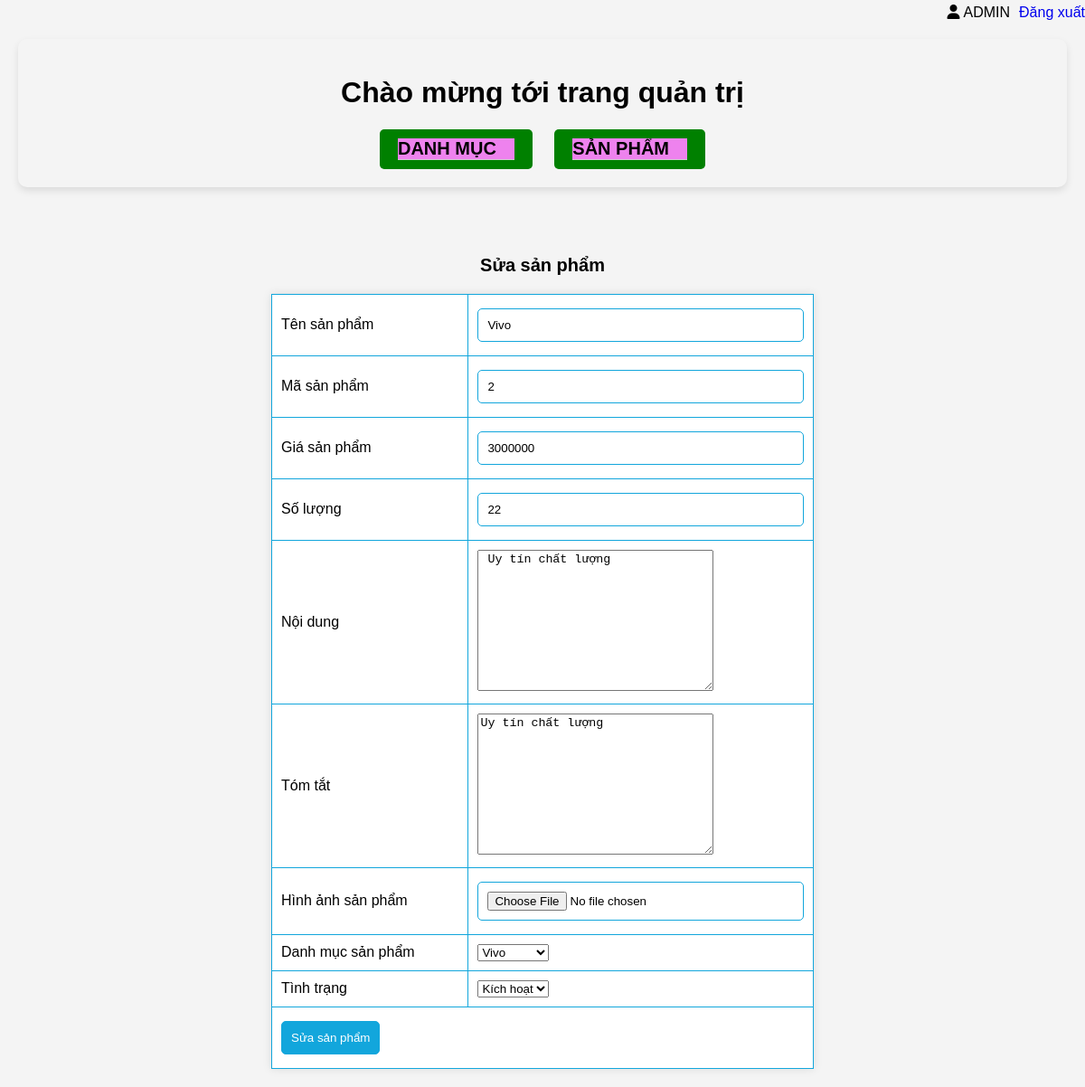
/admin/index.php?action=quanlisanpham&query=edit&idproduct=132 (signed in), run on the app's committed database.
### tables this page shows
CREATE TABLE IF NOT EXISTS `tbl_product` (
  `id_product` int(11) NOT NULL AUTO_INCREMENT,
  `nameproduct` varchar(250) NOT NULL,
  `productcode` varchar(100) NOT NULL,
  `priceproduct` varchar(50) NOT NULL,
  `quantity` int(11) NOT NULL,
  `content` text NOT NULL,
  `summary` tinytext NOT NULL,
  `picture` varchar(50) NOT NULL,
  `status` int(11) NOT NULL,
  `id_category` int(11) NOT NULL,
  PRIMARY KEY (`id_product`),
  KEY `LK_1` (`id_category`)
);

### admin/module/quanlisanpham/sua.php (the view, shortened to what this page needs)
<?php
    $sql_sua_sp = "SELECT * FROM tbl_product WHERE id_product = '$_GET[idproduct]' LIMIT 1";
    $query_sua_sp =  mysqli_query($mysqli,$sql_sua_sp);
?>
<h3 class="section-header">Sửa sản phẩm</h3>
<table class="custom-table" border="1">
        <?php
        while($row = mysqli_fetch_array($query_sua_sp)){
        ?>
        <form class="form-container" method="POST" action="module/quanlisanpham/xuly.php?idproduct=<?php echo $row['id_product'] ?>" enctype="multipart/form-data">
        <tr>
            <td>Tên sản phẩm</td>
            <td><input class="input-field" value="<?php echo $row['nameproduct'] ?>" type="text" name="nameproduct"></td>
        </tr>
        <tr>
            <td>Mã sản phẩm</td>
            <td><input class="input-field" value="<?php echo $row['productcode'] ?>" type="text" name="productcode"></td>
        </tr>
        <tr>
            <td>Giá sản phẩm</td>
            <td><input class="input-field" value ="<?php echo $row['priceproduct'] ?> "type="text" name="priceproduct"></td>
        </tr>
        <tr>
            <td>Số lượng</td>
            <td><input class="input-field" value="<?php echo $row['quantity'] ?>" type="text" name="quantity"></td>
        </tr>
        <tr>
            <td>Nội dung</td>
            <td><textarea name="content"  id="" cols="30" rows="10"> <?php echo $row['content'] ?></textarea></td>
        </tr>
        <tr>
            <td>Tóm tắt</td>
            <td><textarea name="summary"  id="" cols="30" rows="10"><?php echo $row['summary'] ?></textarea></td>
        </tr>
        <tr>
            <td>Hình ảnh sản phẩm</td>
            <td><input class="input-field"  type="file" name="pictureproduct"></td>
        </tr>
        <tr>
            <td>Danh mục sản phẩm</td>
            <td>
            <select name="category" id="">
            <?php
                $sql_namecategory="SELECT * FROM tbl_category ORDER BY id_category DESC";
                $query_category=mysqli_query($mysqli,$sql_namecategory);
                while($row_category = mysqli_fetch_array($query_category)){
                    if($row_category['id_category']==$row['id_category']){
             ?>
              <option selected value="<?php echo $row_category['id_category'] ?>"><?php echo $row_category['namecategory'] ?></option>
              <?php
              } else{
                ?>
                <option value="<?php echo $row_category['id_category'] ?>"><?php echo $row_category['namecategory'] ?></option>
                <?php
              }
                }
              ?>
            </select></td>
        </tr>
        <tr>
            <td>Tình trạng</td>
            <td><select name="status" id="">
              <option value="1">Kích hoạt</option>
            </select></td>
        </tr>
        <?php
        }
        ?>
        <tr>
            <td colspan="2"><input class="submit-btn" type="submit" name="editproduct" value="Sửa sản phẩm"></td>
        </tr>
    </form>
</table>

### admin/css/style.css (style rules this page uses)
:root { --primary-color:#6495ED; --while-color: #fff; --black-color:#000; --text-color: #333; --desreption-text:#888; --border-color: #dbdbdb; --header-height:120px; --header-navbar:33px; --header-with-search-height: calc() ; --hover-color:rgb(25, 150, 169); }
body { font-family: Arial, Helvetica, sans-serif, sans-serif; background-color: #f4f4f4; margin: 0; padding: 0; }
.section-header { text-align: center; font-size: 20px; }
.custom-table { width: 50%; border-collapse: collapse; margin: 20px auto; background-color: #fff; box-shadow: 0 0 10px rgba(0, 0, 0, 0.1); }
.custom-table, .custom-table th, .custom-table td { border: 1px solid #12A6DC; }
.custom-table th, .custom-table td { padding: 10px; text-align: left; }
.form-container { margin: 0 auto; text-align: center; }
.input-field { width: 94%; }
.input-field, .submit-btn { padding: 10px; margin: 5px 0; border: 1px solid #12A6DC; border-radius: 5px; }
.submit-btn { background-color: #12A6DC; color: #fff; cursor: pointer; }

### admin/module/menu.php (style rules this page uses)
body { margin: 0; padding: 0; font-family: 'Arial', sans-serif; }

### data on the page
tbl_product: nameproduct "Vivo", productcode "2", priceproduct "3000000", quantity "22", content "Uy tín chất lượng", summary "Uy tín chất lượng"

### other printed values
$_SESSION['username'] "ADMIN"
form field category "Vivo"
